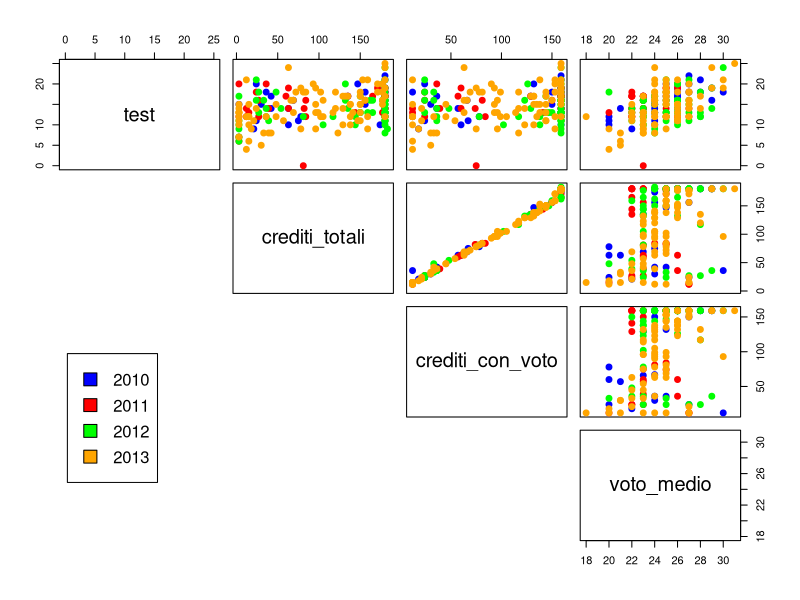
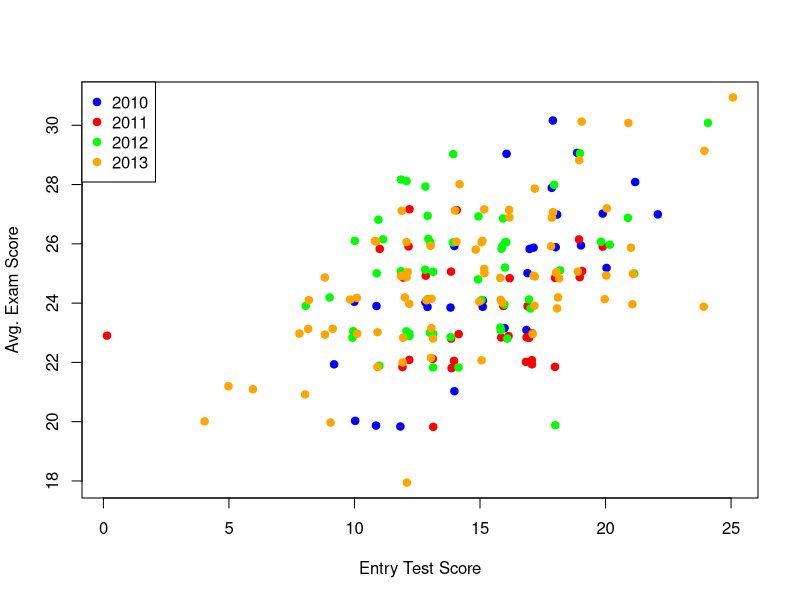
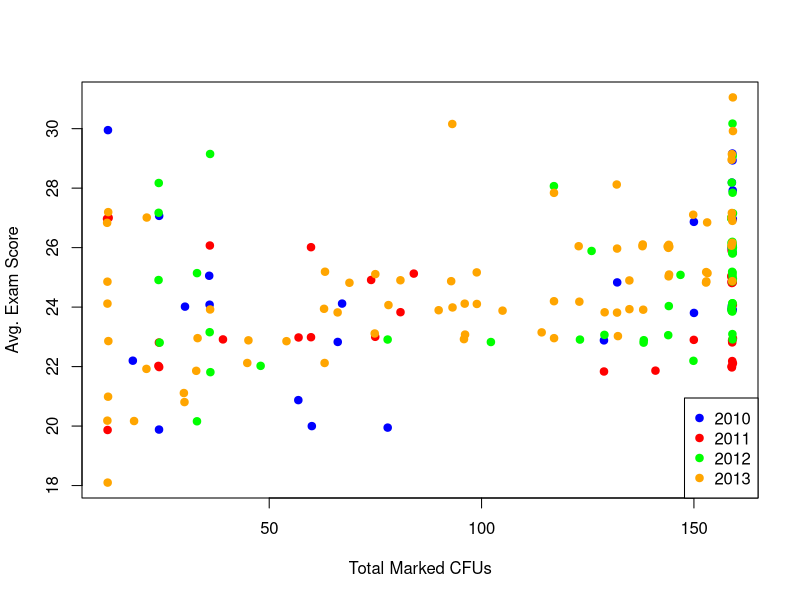
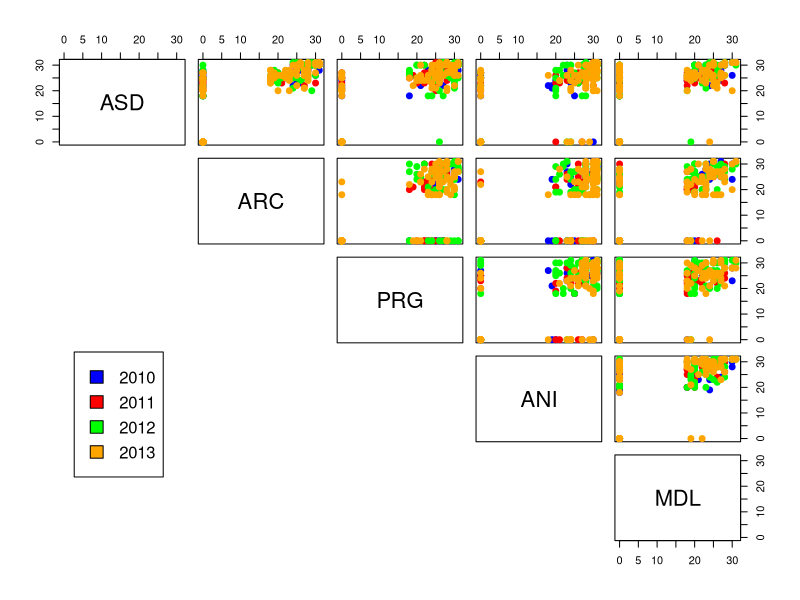
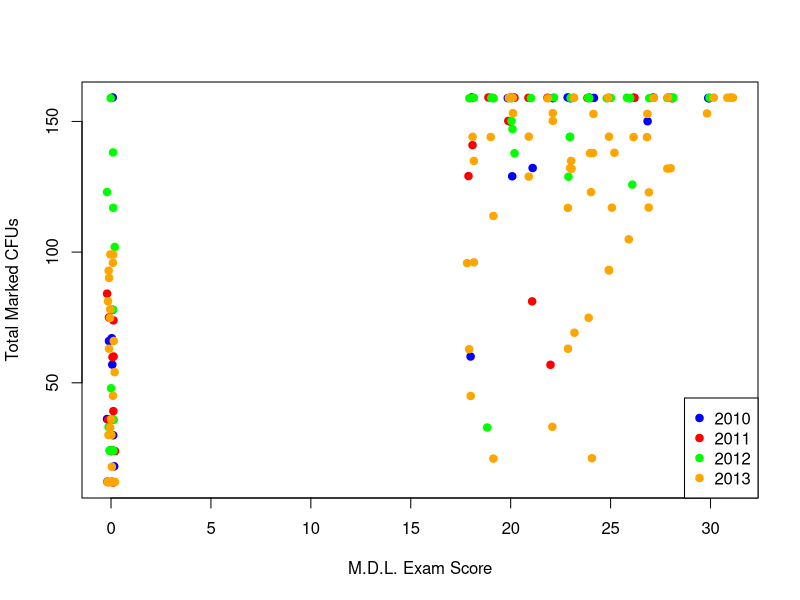
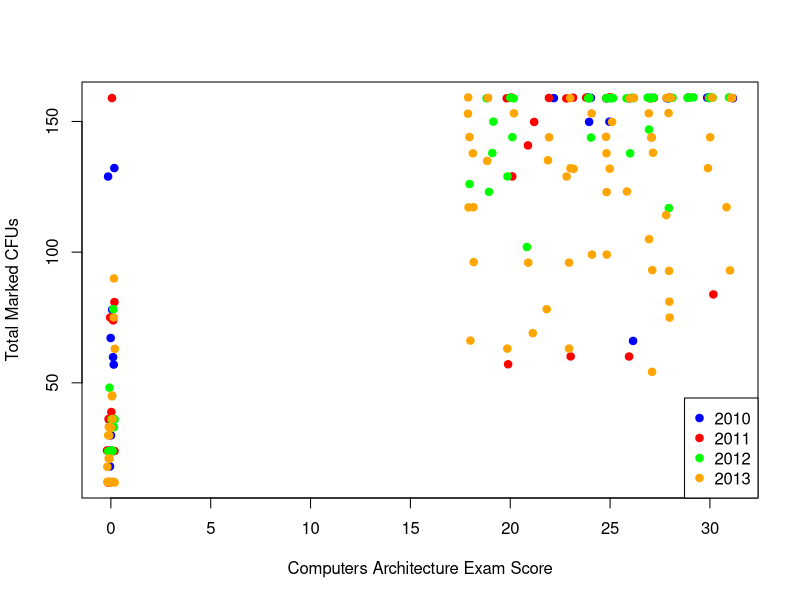
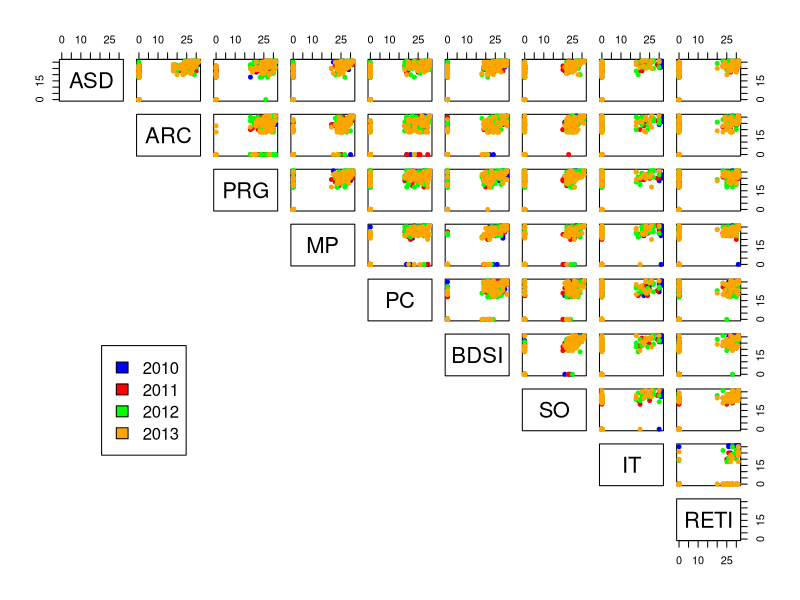
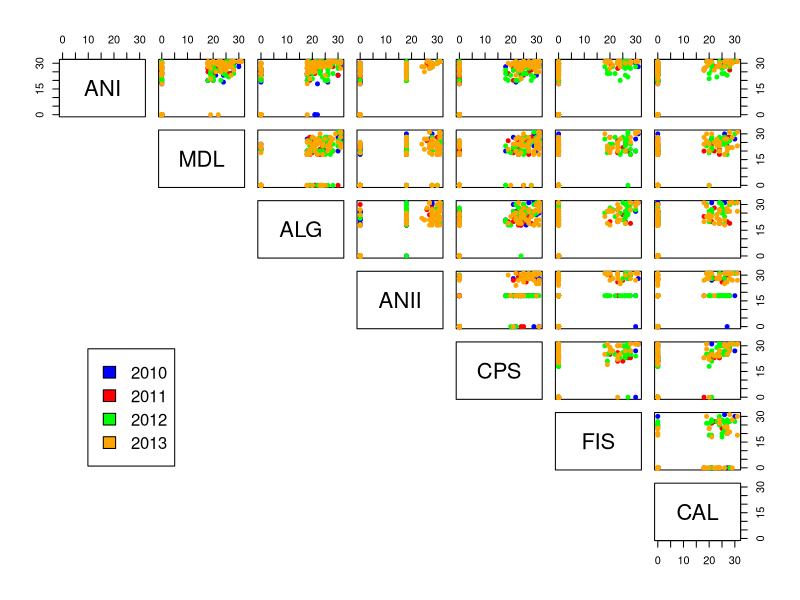

Reproduce these figures in R, in order.
# set the repo root path before importing data!!!

setwd("C:/simone_robamia/unifi/datamining-class-homework/")
students <- read.csv("res/TRE ANNI IMMATRICOLATI 2010-2013 PER STUDENTI.csv")

# gather some info about the imported dataset

str(students)

# ADJUST DATA ATTRIBUTES 
# convert "coorte" to nominal by making it a factor 

students[, c(1)] <- sapply(students[, c(1)], factor)

# ok, let's take a look at it now
str(students)
summary(students)

#################
# SCATTER PLOTS #
#################
colors <- c("blue","red", "green", "orange")
coorte_labels <- students[,1]
coorte_colors <- colors[as.numeric(coorte_labels)]

# general attributes
students_subset1 <- students[,-c(1, 6 : 45)]
pairs(students_subset1, col = coorte_colors,lower.panel = NULL,cex.labelsiris=2, pch=19, cex = 1.2)
par(xpd = TRUE)
legend(x = 0.05, y = 0.4, cex = 1,legend = as.character(levels(coorte_labels)),fill = unique(coorte_colors))
par(xpd = NA)

# test / avg mark detail
test_score <- students[,2]
avg_mark <- students[,5]
plot(jitter(test_score), jitter(avg_mark), col = coorte_colors, pch=19, cex = 1, xlab="Entry Test Score", ylab="Avg. Exam Score")
legend(x="topleft", legend = levels(students[,1]), col=colors, pch=19)

# cfu / avg mark detail
cfu <- students[,4]
plot(jitter(cfu), jitter(avg_mark), col = coorte_colors, pch=19, cex = 1, xlab="Total Marked CFUs", ylab="Avg. Exam Score")
legend(x="bottomright", legend = levels(students[,1]), col=colors, pch=19)

# general first year exams performances
students_subset2 <- students[,-c(1 : 5, 7, 9, 11, 13, 15 : 45)]
pairs(students_subset2, col = coorte_colors,lower.panel = NULL,cex.labelsiris=2, pch=19, cex = 1.2)
par(xpd = TRUE)
legend(x = 0.05, y = 0.4, cex = 1,legend = as.character(levels(coorte_labels)),fill = unique(coorte_colors))
par(xpd = NA)

# first year "difficult" exams / total cfu detail
mdl <- students[,14]
plot(jitter(mdl), jitter(cfu), col = coorte_colors, pch=19, cex = 1, xlab="M.D.L. Exam Score", ylab="Total Marked CFUs")
legend(x="bottomright", legend = levels(students[,1]), col=colors, pch=19)
ade <- students[,8]
plot(jitter(ade), jitter(cfu), col = coorte_colors, pch=19, cex = 1, xlab="Computers Architecture Exam Score", ylab="Total Marked CFUs")
legend(x="bottomright", legend = levels(students[,1]), col=colors, pch=19)

# computer science exams performances
students_subset3 <- students[,c(6,8,10,22,24,26,32,36,42)]
pairs(students_subset3, col = coorte_colors,lower.panel = NULL,cex.labelsiris=2, pch=19, cex = 0.8)
par(xpd = TRUE)
legend(x = 0.05, y = 0.4, cex = 1,legend = as.character(levels(coorte_labels)),fill = unique(coorte_colors))
par(xpd = NA)

# general mathy exams performances
students_subset4 <- students[,c(12,14,18,20,28,30,34)]
pairs(students_subset4, col = coorte_colors,lower.panel = NULL,cex.labelsiris=2, pch=19, cex = 0.8)
par(xpd = TRUE)
legend(x = 0.05, y = 0.4, cex = 1,legend = as.character(levels(coorte_labels)),fill = unique(coorte_colors))
par(xpd = NA)

#################
### BOX PLOTS ###
#################

boxplot(students[,4]~students[,1],data = students,xlab="Total Marked CFU",col=colors)
boxplot(students[,5]~students[,1],data = students,xlab="Avg. Exam Score",col=colors)
